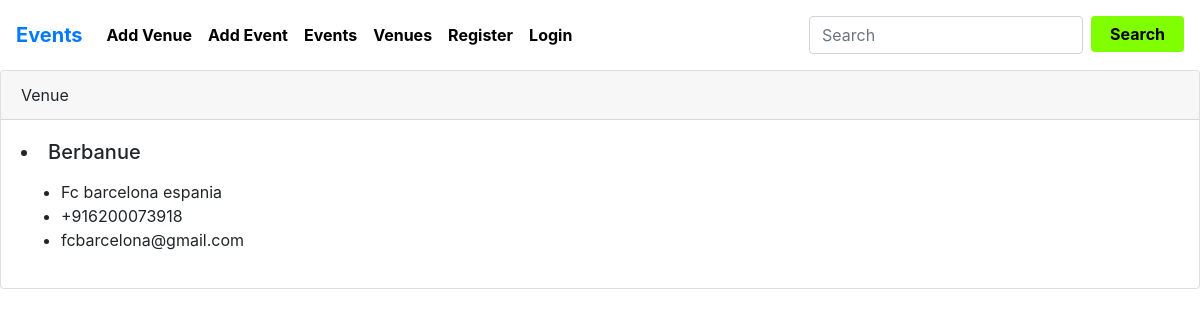
The page /show_venue/12 on the database its author committed.
### events/models.py (models this page shows)
class Venue(models.Model):
    name = models.CharField('Venue Name', max_length=120)
    address = models.CharField('Address',max_length=300)
    phone = models.CharField('Contact Number',max_length=25)
    email_address = models.EmailField('Email Address',)
    event_type = models.TextField(blank=True)
    def __str__(self):
        return self.name

### events/views.py (the view)
# urls.py: path('show_venue/<venue_id>', views.show_venue, name='show-venue'),
def show_venue(request, venue_id):
    venue = Venue.objects.get(pk=venue_id)
    return render(request, 'show_venue.html',  { 'venue' :venue})

### events/templates/show_venue.html
{% extends "base.html" %}
{% block content %}
    <div class="card">
        <div class="card-header">
            Venue
        </div>
        <div class="card-body">
          <h5 class="card-title"><li>{{ venue }}</li></h5>
          <p class="card-text">
            <ul>
               <li> {{venue.address}}</li>
               <li>{{venue.phone}}</li>
               <li>{{venue.email_address}}</li>
            </ul>
          </p>
        </div>
      </div>
{% endblock %}

### events/templates/base.html (style rules this page uses)
body { background: #f4f4f4; }

### rows shown on the page
Venue: name "Berbanue", address "Fc barcelona espania", phone "+916200073918", email_address "fcbarcelona@gmail.com"
